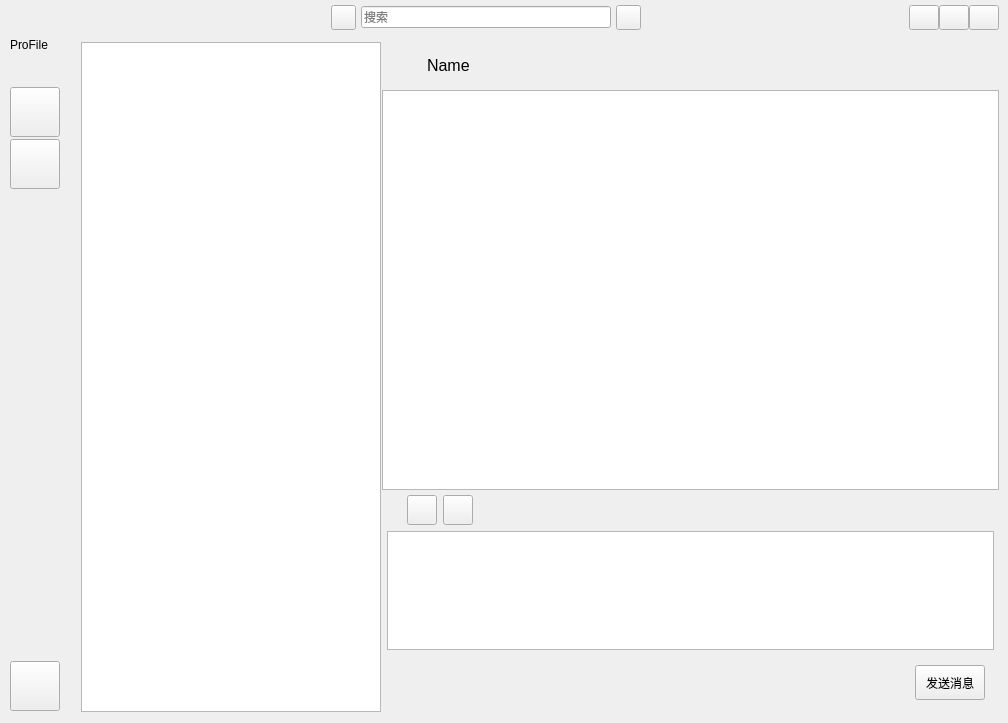
<?xml version="1.0" encoding="UTF-8"?>
<ui version="4.0">
 <class>MainWidget</class>
 <widget class="QWidget" name="MainWidget">
  <property name="geometry">
   <rect>
    <x>0</x>
    <y>0</y>
    <width>1008</width>
    <height>723</height>
   </rect>
  </property>
  <property name="minimumSize">
   <size>
    <width>880</width>
    <height>660</height>
   </size>
  </property>
  <property name="windowTitle">
   <string>LanChat</string>
  </property>
  <property name="windowIcon">
   <iconset resource="images.qrc">
    <normaloff>:/new/prefix1/images/logo_3.ico</normaloff>:/new/prefix1/images/logo_3.ico</iconset>
  </property>
  <layout class="QGridLayout" name="gridLayout_5">
   <property name="leftMargin">
    <number>0</number>
   </property>
   <property name="topMargin">
    <number>0</number>
   </property>
   <property name="rightMargin">
    <number>9</number>
   </property>
   <property name="bottomMargin">
    <number>9</number>
   </property>
   <property name="horizontalSpacing">
    <number>1</number>
   </property>
   <property name="verticalSpacing">
    <number>0</number>
   </property>
   <item row="1" column="2">
    <widget class="QStackedWidget" name="verticalStackedWidget">
     <property name="minimumSize">
      <size>
       <width>0</width>
       <height>623</height>
      </size>
     </property>
     <property name="lineWidth">
      <number>0</number>
     </property>
     <property name="currentIndex">
      <number>0</number>
     </property>
     <widget class="QWidget" name="verticalStackedWidgetPage1">
      <layout class="QVBoxLayout" name="verticalLayout_4">
       <property name="spacing">
        <number>0</number>
       </property>
       <property name="leftMargin">
        <number>0</number>
       </property>
       <property name="topMargin">
        <number>0</number>
       </property>
       <property name="rightMargin">
        <number>0</number>
       </property>
       <property name="bottomMargin">
        <number>0</number>
       </property>
       <item>
        <widget class="QWidget" name="FriendMessageBar" native="true">
         <property name="minimumSize">
          <size>
           <width>0</width>
           <height>50</height>
          </size>
         </property>
         <layout class="QHBoxLayout" name="horizontalLayout_5">
          <item>
           <widget class="QLabel" name="label_FriendProFile">
            <property name="minimumSize">
             <size>
              <width>30</width>
              <height>30</height>
             </size>
            </property>
            <property name="maximumSize">
             <size>
              <width>30</width>
              <height>30</height>
             </size>
            </property>
            <property name="text">
             <string/>
            </property>
           </widget>
          </item>
          <item>
           <widget class="QLabel" name="label_FriendName">
            <property name="font">
             <font>
              <pointsize>12</pointsize>
              <bold>false</bold>
             </font>
            </property>
            <property name="text">
             <string>Name</string>
            </property>
           </widget>
          </item>
          <item>
           <spacer name="horizontalSpacer_2">
            <property name="orientation">
             <enum>Qt::Horizontal</enum>
            </property>
            <property name="sizeHint" stdset="0">
             <size>
              <width>40</width>
              <height>20</height>
             </size>
            </property>
           </spacer>
          </item>
         </layout>
        </widget>
       </item>
       <item>
        <widget class="QListView" name="listView_Chat">
         <property name="minimumSize">
          <size>
           <width>0</width>
           <height>400</height>
          </size>
         </property>
         <property name="maximumSize">
          <size>
           <width>16777215</width>
           <height>400</height>
          </size>
         </property>
        </widget>
       </item>
       <item>
        <widget class="QWidget" name="EditMessageBar" native="true">
         <layout class="QGridLayout" name="gridLayout" rowstretch="0,0,0,0,0">
          <property name="leftMargin">
           <number>5</number>
          </property>
          <property name="topMargin">
           <number>5</number>
          </property>
          <property name="rightMargin">
           <number>5</number>
          </property>
          <property name="bottomMargin">
           <number>5</number>
          </property>
          <item row="1" column="0">
           <layout class="QHBoxLayout" name="horizontalLayout_2">
            <item>
             <layout class="QHBoxLayout" name="horizontalLayout">
              <item>
               <widget class="QPushButton" name="pushButton_Emoji">
                <property name="minimumSize">
                 <size>
                  <width>30</width>
                  <height>30</height>
                 </size>
                </property>
                <property name="maximumSize">
                 <size>
                  <width>30</width>
                  <height>30</height>
                 </size>
                </property>
                <property name="toolTip">
                 <string>发送文件</string>
                </property>
                <property name="text">
                 <string/>
                </property>
                <property name="icon">
                 <iconset resource="images.qrc">
                  <normaloff>:/new/prefix1/images/emoji.png</normaloff>:/new/prefix1/images/emoji.png</iconset>
                </property>
                <property name="autoDefault">
                 <bool>true</bool>
                </property>
               </widget>
              </item>
              <item>
               <widget class="QPushButton" name="pushButton_SendFile">
                <property name="minimumSize">
                 <size>
                  <width>30</width>
                  <height>30</height>
                 </size>
                </property>
                <property name="maximumSize">
                 <size>
                  <width>30</width>
                  <height>30</height>
                 </size>
                </property>
                <property name="toolTip">
                 <string>发送文件</string>
                </property>
                <property name="text">
                 <string/>
                </property>
                <property name="icon">
                 <iconset resource="images.qrc">
                  <normaloff>:/new/prefix1/images/send.png</normaloff>:/new/prefix1/images/send.png</iconset>
                </property>
                <property name="autoDefault">
                 <bool>true</bool>
                </property>
               </widget>
              </item>
             </layout>
            </item>
            <item>
             <spacer name="horizontalSpacer_7">
              <property name="orientation">
               <enum>Qt::Horizontal</enum>
              </property>
              <property name="sizeType">
               <enum>QSizePolicy::Fixed</enum>
              </property>
              <property name="sizeHint" stdset="0">
               <size>
                <width>500</width>
                <height>20</height>
               </size>
              </property>
             </spacer>
            </item>
           </layout>
          </item>
          <item row="4" column="0">
           <widget class="QWidget" name="SendMessageBar" native="true">
            <layout class="QHBoxLayout" name="horizontalLayout_3">
             <item>
              <spacer name="horizontalSpacer">
               <property name="orientation">
                <enum>Qt::Horizontal</enum>
               </property>
               <property name="sizeHint" stdset="0">
                <size>
                 <width>168</width>
                 <height>20</height>
                </size>
               </property>
              </spacer>
             </item>
             <item>
              <widget class="QPushButton" name="pushButton_SendMsg">
               <property name="minimumSize">
                <size>
                 <width>70</width>
                 <height>35</height>
                </size>
               </property>
               <property name="maximumSize">
                <size>
                 <width>70</width>
                 <height>16777215</height>
                </size>
               </property>
               <property name="text">
                <string>发送消息</string>
               </property>
               <property name="shortcut">
                <string>Return</string>
               </property>
              </widget>
             </item>
            </layout>
           </widget>
          </item>
          <item row="2" column="0">
           <widget class="QTextEdit" name="textEdit_Msg">
            <property name="lineWidth">
             <number>0</number>
            </property>
           </widget>
          </item>
         </layout>
        </widget>
       </item>
      </layout>
     </widget>
     <widget class="QWidget" name="verticalStackedWidgetPage2">
      <widget class="QListView" name="listView_FriendApply">
       <property name="geometry">
        <rect>
         <x>-10</x>
         <y>50</y>
         <width>631</width>
         <height>621</height>
        </rect>
       </property>
      </widget>
      <widget class="QWidget" name="FriendMessageBar_2" native="true">
       <property name="geometry">
        <rect>
         <x>0</x>
         <y>0</y>
         <width>631</width>
         <height>50</height>
        </rect>
       </property>
       <property name="minimumSize">
        <size>
         <width>0</width>
         <height>50</height>
        </size>
       </property>
       <layout class="QHBoxLayout" name="horizontalLayout_10">
        <item>
         <widget class="QLabel" name="label_FriendProFile_3">
          <property name="minimumSize">
           <size>
            <width>30</width>
            <height>30</height>
           </size>
          </property>
          <property name="maximumSize">
           <size>
            <width>30</width>
            <height>30</height>
           </size>
          </property>
          <property name="text">
           <string/>
          </property>
         </widget>
        </item>
        <item>
         <widget class="QLabel" name="label_FriendName_3">
          <property name="font">
           <font>
            <pointsize>12</pointsize>
           </font>
          </property>
          <property name="text">
           <string>Name</string>
          </property>
         </widget>
        </item>
        <item>
         <spacer name="horizontalSpacer_14">
          <property name="orientation">
           <enum>Qt::Horizontal</enum>
          </property>
          <property name="sizeHint" stdset="0">
           <size>
            <width>40</width>
            <height>20</height>
           </size>
          </property>
         </spacer>
        </item>
       </layout>
      </widget>
     </widget>
     <widget class="QWidget" name="verticalStackedWidgetPage3">
      <layout class="QGridLayout" name="gridLayout_2">
       <item row="0" column="0">
        <layout class="QGridLayout" name="gridLayout_4">
         <item row="2" column="2">
          <spacer name="verticalSpacer_7">
           <property name="orientation">
            <enum>Qt::Vertical</enum>
           </property>
           <property name="sizeType">
            <enum>QSizePolicy::Fixed</enum>
           </property>
           <property name="sizeHint" stdset="0">
            <size>
             <width>20</width>
             <height>150</height>
            </size>
           </property>
          </spacer>
         </item>
         <item row="1" column="4" colspan="2">
          <layout class="QGridLayout" name="gridLayout_3">
           <item row="3" column="2">
            <widget class="QLabel" name="label_data_FriendGender">
             <property name="font">
              <font>
               <pointsize>11</pointsize>
              </font>
             </property>
             <property name="text">
              <string>性别</string>
             </property>
             <property name="alignment">
              <set>Qt::AlignLeading|Qt::AlignLeft|Qt::AlignVCenter</set>
             </property>
            </widget>
           </item>
           <item row="5" column="2">
            <widget class="QLabel" name="label_data_FriendRegion">
             <property name="font">
              <font>
               <pointsize>11</pointsize>
              </font>
             </property>
             <property name="text">
              <string>地区</string>
             </property>
             <property name="alignment">
              <set>Qt::AlignLeading|Qt::AlignLeft|Qt::AlignVCenter</set>
             </property>
            </widget>
           </item>
           <item row="4" column="2">
            <widget class="QLabel" name="label_data_FriendAge">
             <property name="font">
              <font>
               <pointsize>11</pointsize>
              </font>
             </property>
             <property name="text">
              <string>年龄</string>
             </property>
             <property name="alignment">
              <set>Qt::AlignLeading|Qt::AlignLeft|Qt::AlignVCenter</set>
             </property>
            </widget>
           </item>
           <item row="2" column="2">
            <widget class="QLabel" name="label_data_FriendName">
             <property name="font">
              <font>
               <pointsize>11</pointsize>
              </font>
             </property>
             <property name="text">
              <string>姓名</string>
             </property>
             <property name="alignment">
              <set>Qt::AlignLeading|Qt::AlignLeft|Qt::AlignVCenter</set>
             </property>
             <property name="margin">
              <number>0</number>
             </property>
            </widget>
           </item>
          </layout>
         </item>
         <item row="1" column="1">
          <widget class="QLabel" name="label_data_FriendProFile">
           <property name="minimumSize">
            <size>
             <width>200</width>
             <height>200</height>
            </size>
           </property>
           <property name="maximumSize">
            <size>
             <width>200</width>
             <height>200</height>
            </size>
           </property>
           <property name="text">
            <string>TextLabel</string>
           </property>
          </widget>
         </item>
         <item row="3" column="0">
          <spacer name="horizontalSpacer_11">
           <property name="orientation">
            <enum>Qt::Horizontal</enum>
           </property>
           <property name="sizeType">
            <enum>QSizePolicy::Fixed</enum>
           </property>
           <property name="sizeHint" stdset="0">
            <size>
             <width>40</width>
             <height>50</height>
            </size>
           </property>
          </spacer>
         </item>
         <item row="3" column="6">
          <spacer name="horizontalSpacer_12">
           <property name="orientation">
            <enum>Qt::Horizontal</enum>
           </property>
           <property name="sizeType">
            <enum>QSizePolicy::Fixed</enum>
           </property>
           <property name="sizeHint" stdset="0">
            <size>
             <width>40</width>
             <height>50</height>
            </size>
           </property>
          </spacer>
         </item>
         <item row="0" column="2">
          <spacer name="verticalSpacer_8">
           <property name="orientation">
            <enum>Qt::Vertical</enum>
           </property>
           <property name="sizeType">
            <enum>QSizePolicy::Fixed</enum>
           </property>
           <property name="sizeHint" stdset="0">
            <size>
             <width>20</width>
             <height>50</height>
            </size>
           </property>
          </spacer>
         </item>
         <item row="1" column="2">
          <spacer name="horizontalSpacer_13">
           <property name="orientation">
            <enum>Qt::Horizontal</enum>
           </property>
           <property name="sizeType">
            <enum>QSizePolicy::Fixed</enum>
           </property>
           <property name="sizeHint" stdset="0">
            <size>
             <width>40</width>
             <height>20</height>
            </size>
           </property>
          </spacer>
         </item>
         <item row="3" column="1">
          <widget class="QPushButton" name="pushButton_FriendVoice">
           <property name="minimumSize">
            <size>
             <width>170</width>
             <height>35</height>
            </size>
           </property>
           <property name="maximumSize">
            <size>
             <width>170</width>
             <height>16777215</height>
            </size>
           </property>
           <property name="font">
            <font>
             <pointsize>10</pointsize>
             <bold>false</bold>
            </font>
           </property>
           <property name="text">
            <string>语音通话</string>
           </property>
          </widget>
         </item>
         <item row="3" column="5">
          <widget class="QPushButton" name="pushButton_FriendVideo">
           <property name="minimumSize">
            <size>
             <width>170</width>
             <height>35</height>
            </size>
           </property>
           <property name="maximumSize">
            <size>
             <width>170</width>
             <height>16777215</height>
            </size>
           </property>
           <property name="font">
            <font>
             <pointsize>10</pointsize>
             <bold>false</bold>
            </font>
           </property>
           <property name="text">
            <string>视频通话</string>
           </property>
          </widget>
         </item>
        </layout>
       </item>
      </layout>
     </widget>
     <widget class="QWidget" name="verticalStackedWidgetPage4">
      <widget class="QWidget" name="layoutWidget">
       <property name="geometry">
        <rect>
         <x>200</x>
         <y>130</y>
         <width>202</width>
         <height>295</height>
        </rect>
       </property>
       <layout class="QVBoxLayout" name="verticalLayout_7">
        <item>
         <widget class="QLabel" name="label_home_ProFile">
          <property name="minimumSize">
           <size>
            <width>200</width>
            <height>200</height>
           </size>
          </property>
          <property name="maximumSize">
           <size>
            <width>200</width>
            <height>200</height>
           </size>
          </property>
          <property name="text">
           <string/>
          </property>
         </widget>
        </item>
        <item>
         <spacer name="verticalSpacer_4">
          <property name="orientation">
           <enum>Qt::Vertical</enum>
          </property>
          <property name="sizeType">
           <enum>QSizePolicy::Fixed</enum>
          </property>
          <property name="sizeHint" stdset="0">
           <size>
            <width>20</width>
            <height>60</height>
           </size>
          </property>
         </spacer>
        </item>
        <item>
         <widget class="QLabel" name="label_home_text">
          <property name="text">
           <string>欢迎使用LanChat</string>
          </property>
          <property name="alignment">
           <set>Qt::AlignCenter</set>
          </property>
         </widget>
        </item>
       </layout>
      </widget>
     </widget>
    </widget>
   </item>
   <item row="0" column="1" colspan="2">
    <layout class="QHBoxLayout" name="horizontalLayout_4">
     <property name="spacing">
      <number>0</number>
     </property>
     <property name="leftMargin">
      <number>0</number>
     </property>
     <property name="topMargin">
      <number>5</number>
     </property>
     <property name="bottomMargin">
      <number>10</number>
     </property>
     <item>
      <spacer name="horizontalSpacer_4">
       <property name="orientation">
        <enum>Qt::Horizontal</enum>
       </property>
       <property name="sizeType">
        <enum>QSizePolicy::Fixed</enum>
       </property>
       <property name="sizeHint" stdset="0">
        <size>
         <width>250</width>
         <height>20</height>
        </size>
       </property>
      </spacer>
     </item>
     <item>
      <widget class="QPushButton" name="pushButton_SearchFriend">
       <property name="minimumSize">
        <size>
         <width>25</width>
         <height>25</height>
        </size>
       </property>
       <property name="maximumSize">
        <size>
         <width>25</width>
         <height>25</height>
        </size>
       </property>
       <property name="text">
        <string/>
       </property>
       <property name="icon">
        <iconset resource="images.qrc">
         <normaloff>:/new/prefix1/images/search.png</normaloff>:/new/prefix1/images/search.png</iconset>
       </property>
      </widget>
     </item>
     <item>
      <spacer name="horizontalSpacer_5">
       <property name="orientation">
        <enum>Qt::Horizontal</enum>
       </property>
       <property name="sizeType">
        <enum>QSizePolicy::Fixed</enum>
       </property>
       <property name="sizeHint" stdset="0">
        <size>
         <width>5</width>
         <height>20</height>
        </size>
       </property>
      </spacer>
     </item>
     <item>
      <widget class="QLineEdit" name="lineEdit_Search">
       <property name="minimumSize">
        <size>
         <width>250</width>
         <height>0</height>
        </size>
       </property>
       <property name="maximumSize">
        <size>
         <width>250</width>
         <height>16777215</height>
        </size>
       </property>
       <property name="placeholderText">
        <string>搜索</string>
       </property>
      </widget>
     </item>
     <item>
      <spacer name="horizontalSpacer_6">
       <property name="orientation">
        <enum>Qt::Horizontal</enum>
       </property>
       <property name="sizeType">
        <enum>QSizePolicy::Fixed</enum>
       </property>
       <property name="sizeHint" stdset="0">
        <size>
         <width>5</width>
         <height>20</height>
        </size>
       </property>
      </spacer>
     </item>
     <item>
      <widget class="QPushButton" name="pushButton_AddFriend">
       <property name="minimumSize">
        <size>
         <width>25</width>
         <height>25</height>
        </size>
       </property>
       <property name="maximumSize">
        <size>
         <width>25</width>
         <height>25</height>
        </size>
       </property>
       <property name="text">
        <string/>
       </property>
       <property name="icon">
        <iconset resource="images.qrc">
         <normaloff>:/new/prefix1/images/customer-add.png</normaloff>:/new/prefix1/images/customer-add.png</iconset>
       </property>
      </widget>
     </item>
     <item>
      <spacer name="horizontalSpacer_3">
       <property name="orientation">
        <enum>Qt::Horizontal</enum>
       </property>
       <property name="sizeType">
        <enum>QSizePolicy::Fixed</enum>
       </property>
       <property name="sizeHint" stdset="0">
        <size>
         <width>300</width>
         <height>20</height>
        </size>
       </property>
      </spacer>
     </item>
     <item>
      <widget class="QPushButton" name="pushButton_Reduce">
       <property name="minimumSize">
        <size>
         <width>30</width>
         <height>25</height>
        </size>
       </property>
       <property name="maximumSize">
        <size>
         <width>30</width>
         <height>25</height>
        </size>
       </property>
       <property name="text">
        <string/>
       </property>
       <property name="icon">
        <iconset resource="images.qrc">
         <normaloff>:/new/prefix1/images/reduce.png</normaloff>:/new/prefix1/images/reduce.png</iconset>
       </property>
      </widget>
     </item>
     <item>
      <widget class="QPushButton" name="pushButton_increase">
       <property name="minimumSize">
        <size>
         <width>30</width>
         <height>25</height>
        </size>
       </property>
       <property name="maximumSize">
        <size>
         <width>30</width>
         <height>25</height>
        </size>
       </property>
       <property name="text">
        <string/>
       </property>
       <property name="icon">
        <iconset resource="images.qrc">
         <normaloff>:/new/prefix1/images/square.png</normaloff>:/new/prefix1/images/square.png</iconset>
       </property>
      </widget>
     </item>
     <item>
      <widget class="QPushButton" name="pushButton_Close">
       <property name="minimumSize">
        <size>
         <width>30</width>
         <height>25</height>
        </size>
       </property>
       <property name="maximumSize">
        <size>
         <width>30</width>
         <height>25</height>
        </size>
       </property>
       <property name="text">
        <string/>
       </property>
       <property name="icon">
        <iconset resource="images.qrc">
         <normaloff>:/new/prefix1/images/close.png</normaloff>:/new/prefix1/images/close.png</iconset>
       </property>
      </widget>
     </item>
    </layout>
   </item>
   <item row="1" column="1">
    <widget class="QListView" name="listView_Users">
     <property name="minimumSize">
      <size>
       <width>300</width>
       <height>600</height>
      </size>
     </property>
     <property name="maximumSize">
      <size>
       <width>300</width>
       <height>670</height>
      </size>
     </property>
    </widget>
   </item>
   <item row="0" column="0" rowspan="2">
    <layout class="QVBoxLayout" name="verticalLayout_2">
     <property name="spacing">
      <number>2</number>
     </property>
     <property name="leftMargin">
      <number>10</number>
     </property>
     <property name="topMargin">
      <number>0</number>
     </property>
     <property name="rightMargin">
      <number>10</number>
     </property>
     <item>
      <spacer name="verticalSpacer">
       <property name="orientation">
        <enum>Qt::Vertical</enum>
       </property>
       <property name="sizeType">
        <enum>QSizePolicy::Fixed</enum>
       </property>
       <property name="sizeHint" stdset="0">
        <size>
         <width>20</width>
         <height>15</height>
        </size>
       </property>
      </spacer>
     </item>
     <item>
      <widget class="QLabel" name="label_ProFile">
       <property name="minimumSize">
        <size>
         <width>60</width>
         <height>60</height>
        </size>
       </property>
       <property name="maximumSize">
        <size>
         <width>60</width>
         <height>60</height>
        </size>
       </property>
       <property name="text">
        <string>ProFile</string>
       </property>
       <property name="alignment">
        <set>Qt::AlignLeading|Qt::AlignLeft|Qt::AlignVCenter</set>
       </property>
      </widget>
     </item>
     <item>
      <spacer name="verticalSpacer_2">
       <property name="orientation">
        <enum>Qt::Vertical</enum>
       </property>
       <property name="sizeType">
        <enum>QSizePolicy::Fixed</enum>
       </property>
       <property name="sizeHint" stdset="0">
        <size>
         <width>20</width>
         <height>10</height>
        </size>
       </property>
      </spacer>
     </item>
     <item>
      <widget class="QPushButton" name="pushButton_Message">
       <property name="minimumSize">
        <size>
         <width>50</width>
         <height>50</height>
        </size>
       </property>
       <property name="maximumSize">
        <size>
         <width>50</width>
         <height>50</height>
        </size>
       </property>
       <property name="text">
        <string/>
       </property>
       <property name="icon">
        <iconset resource="images.qrc">
         <normaloff>:/new/prefix1/images/message-comments-fill.png</normaloff>:/new/prefix1/images/message-comments-fill.png</iconset>
       </property>
       <property name="iconSize">
        <size>
         <width>30</width>
         <height>30</height>
        </size>
       </property>
      </widget>
     </item>
     <item>
      <widget class="QPushButton" name="pushButton_Friend">
       <property name="minimumSize">
        <size>
         <width>50</width>
         <height>50</height>
        </size>
       </property>
       <property name="maximumSize">
        <size>
         <width>50</width>
         <height>50</height>
        </size>
       </property>
       <property name="text">
        <string/>
       </property>
       <property name="icon">
        <iconset resource="images.qrc">
         <normaloff>:/new/prefix1/images/customer-fill.png</normaloff>:/new/prefix1/images/customer-fill.png</iconset>
       </property>
       <property name="iconSize">
        <size>
         <width>30</width>
         <height>30</height>
        </size>
       </property>
      </widget>
     </item>
     <item>
      <spacer name="horizontalSpacer_8">
       <property name="orientation">
        <enum>Qt::Horizontal</enum>
       </property>
       <property name="sizeHint" stdset="0">
        <size>
         <width>40</width>
         <height>20</height>
        </size>
       </property>
      </spacer>
     </item>
     <item>
      <spacer name="verticalSpacer_3">
       <property name="orientation">
        <enum>Qt::Vertical</enum>
       </property>
       <property name="sizeType">
        <enum>QSizePolicy::Fixed</enum>
       </property>
       <property name="sizeHint" stdset="0">
        <size>
         <width>20</width>
         <height>450</height>
        </size>
       </property>
      </spacer>
     </item>
     <item>
      <widget class="QPushButton" name="pushButton_Setting">
       <property name="minimumSize">
        <size>
         <width>50</width>
         <height>50</height>
        </size>
       </property>
       <property name="maximumSize">
        <size>
         <width>50</width>
         <height>50</height>
        </size>
       </property>
       <property name="text">
        <string/>
       </property>
       <property name="icon">
        <iconset resource="images.qrc">
         <normaloff>:/new/prefix1/images/settings.png</normaloff>:/new/prefix1/images/settings.png</iconset>
       </property>
       <property name="iconSize">
        <size>
         <width>30</width>
         <height>30</height>
        </size>
       </property>
      </widget>
     </item>
    </layout>
   </item>
  </layout>
 </widget>
 <resources>
  <include location="images.qrc"/>
 </resources>
 <connections/>
</ui>
